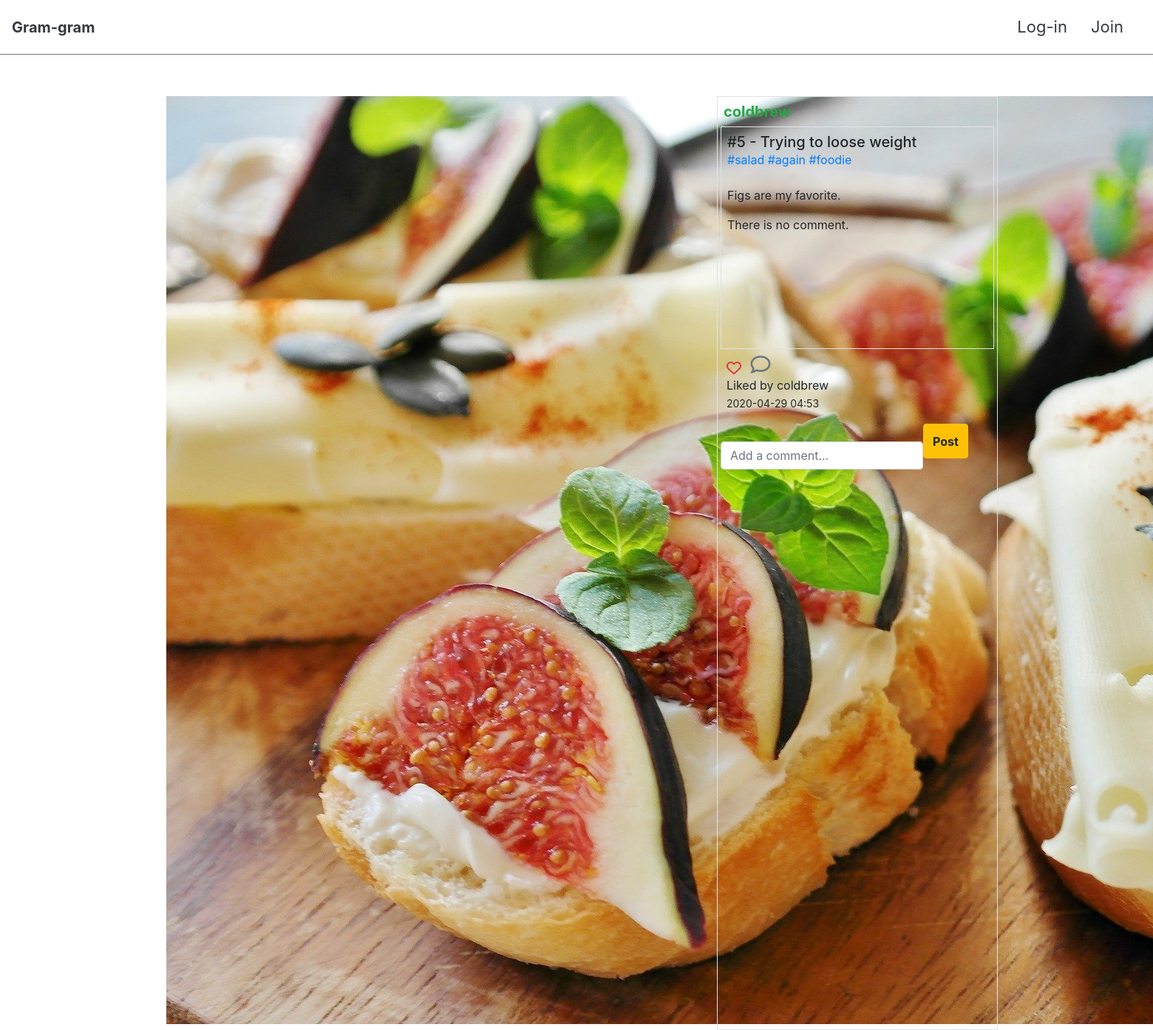
Page /articles/5/ on the earlier database version.
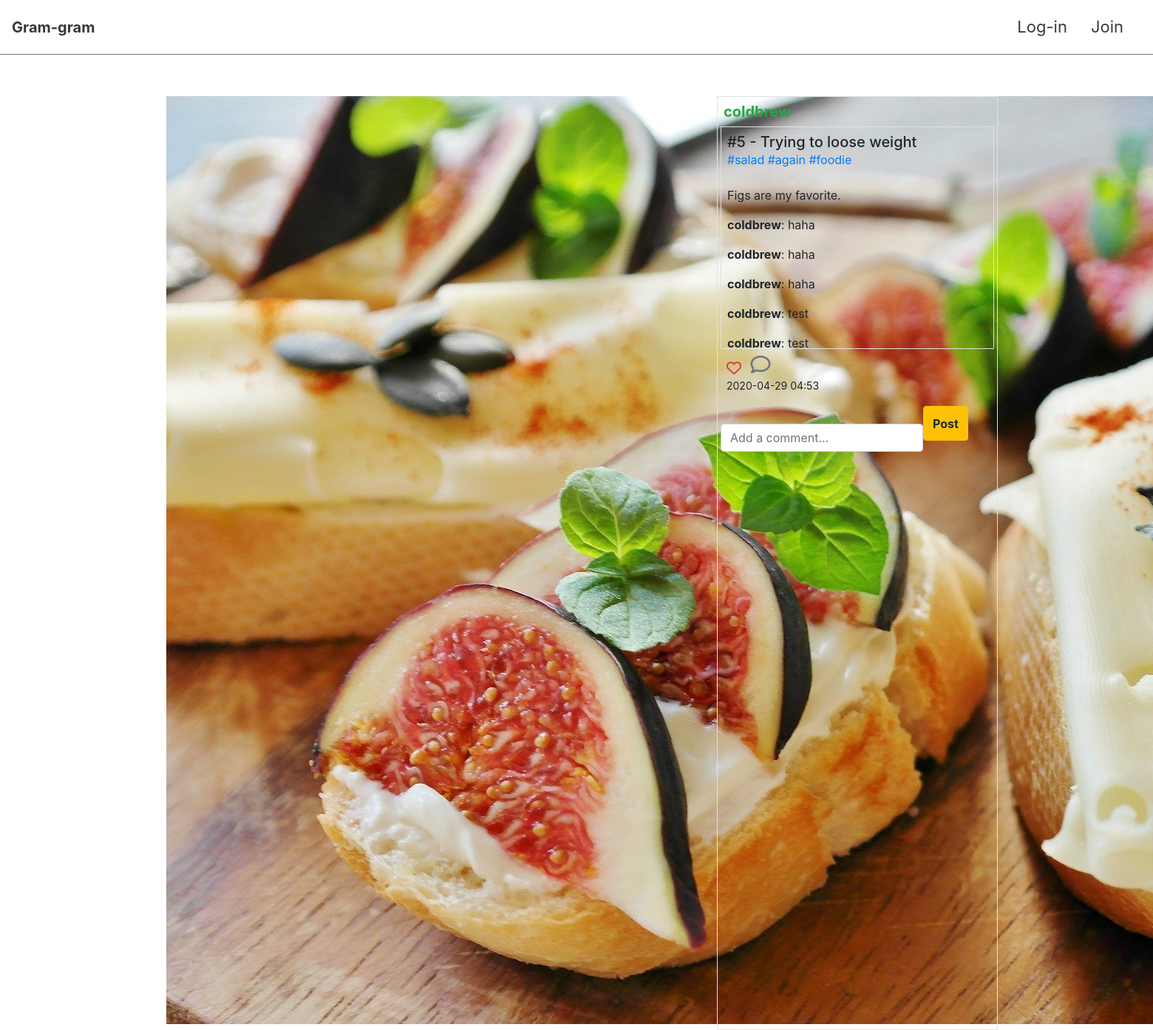
Same page on the later database version.
### articles/models.py (models this page shows, shortened)
class Article(models.Model):
    title = models.CharField(max_length=100)
    content = models.TextField()
    image = models.ImageField(blank=True)
    image_thumbnail = ImageSpecField(source='image',
                                      processors=[ResizeToFit(700, 700)],
                                      format='JPEG',
                                      options={'quality': 60})
    created_at = models.DateTimeField(auto_now_add=True)
    updated_at = models.DateTimeField(auto_now=True)
    user = models.ForeignKey(settings.AUTH_USER_MODEL, on_delete=models.CASCADE)
    liked_users = models.ManyToManyField(settings.AUTH_USER_MODEL, related_name='liked_articles')
    tags = models.ManyToManyField('Hashtag', blank=True)
    class Meta:
        ordering = ['-created_at']

class Hashtag(models.Model):
    name = models.CharField(max_length=100, unique=True)

class Comment(models.Model):
    content = models.TextField()
    article = models.ForeignKey(Article, on_delete=models.CASCADE, related_name='comments')
    user = models.ForeignKey(settings.AUTH_USER_MODEL, on_delete=models.CASCADE)

### accounts/models.py (models this page shows)
class User(AbstractUser):
    followers = models.ManyToManyField(settings.AUTH_USER_MODEL, related_name='followings')

### articles/views.py (the view)
# urls.py: path('<int:article_id>/', views.comments, name='comments'),
def comments(request, article_id):
    article = get_object_or_404(Article, id=article_id)
    form = CommentForm()
    context = {
        'article':article,
        'form':form,
    }
    return render(request, 'articles/comment.html', context)

### articles/forms.py
class CommentForm(forms.ModelForm):
    content = forms.CharField(
        label = '',
        widget=forms.TextInput(
            attrs={
                'row':2,
                'col':10,
                'placeholder':'Add a comment...',
                'class':'form-control',
            }
        )
    )
    class Meta:
        model = Comment
        fields = ['content']

### articles/templatetags/article_extras.py (called while the page is built)
@register.filter
def add_link(value):
    content = value.content
    tags = value.tags.all()
    for tag in tags:
        content = re.sub(r'\#'+tag.name+r'\b', '<a href="/articles/explore/'+tag.name+'/">#'+tag.name+'</a>', content)
    return content

### articles/templates/articles/comment.html (shortened to what this page needs)
{% extends 'base.html' %}
{% load bootstrap4 %}
{% load article_extras %}
{% load mathfilters %}
{% block content %}
<div class="row" >
    <div class="col-8">
        <img src="{{article.image_thumbnail.url}}" class="d-block m-auto pb-2"/>
    </div>
    <div class="col-4 border p-1">
        <div class="border-bottom d-flex justify-content-between pl-1 pt-1">
            <h5><a href="{% url 'profile' article.user.username %}" class="text-success"><strong>{{ article.user.username }}</strong></a> </h5>
        </div>
        <div class="border-left border-right border-bottom pl-2 pt-2"style="height: 300px; overflow-y: auto">
            <h5 class="card-title m-0">#{{article.pk}} - {{article.title}}</h5>
            <p>{{article|add_link|safe|linebreaksbr}}</p>
            {% for comment in article.comments.all %}
                <div class="d-flex justify-content-between m-0">
                    <p class="mb-0 p-0"><strong>{{comment.user}}</strong>:   {{ comment.content }}</p>
                </div>
                {% empty %}
                <p>There is no comment.</p>
            {% endfor %}
        </div>
        <div class="d-block w-100 pt-2 pl-2" >
            <div >
                <span>{% include 'articles/like.html'%}</span>
                <span><a href="{% url 'articles:comments' article.pk %}"><i class="far fa-comment text-secondary" style='font-size:27px'></i></a></span>
            </div>
            <p class="m-0">
            {% if article.liked_users.count >= 2 %}
                Liked by {{article.liked_users.first }} and {{article.liked_users.count|sub:1}} others
            {% elif article.liked_users.count == 1 %}
                Liked by {{article.liked_users.first }}
            {% endif %}
            </p>
            <p class="mt-0"><small>{{ article.created_at|date:'Y-m-d H:i' }}</small></p>
        </div>
        <div>
            <form action="{% url 'articles:comment_create' article.pk %}" method="POST" enctype="multipart/form-data" class="d-flex">
                {% bootstrap_form form%}
                <button class="btn btn-warning py-0" style="height: 47px;"><strong>Post</strong></button>
            </form>
        </div>
    </div>
</div>
{% endblock %}

Differences in the rows shown:
shown differently, row unchanged: Article "Trying to loose weight": liked_users.first "coldbrew" → (not shown)
added Comment: user "coldbrew", content "haha"
added Comment: user "coldbrew", content "haha"
added Comment: user "coldbrew", content "haha"
added Comment: user "coldbrew", content "test"
added Comment: user "coldbrew", content "test"
Other differences:
text no longer shown: "There is no comment. Liked by"
